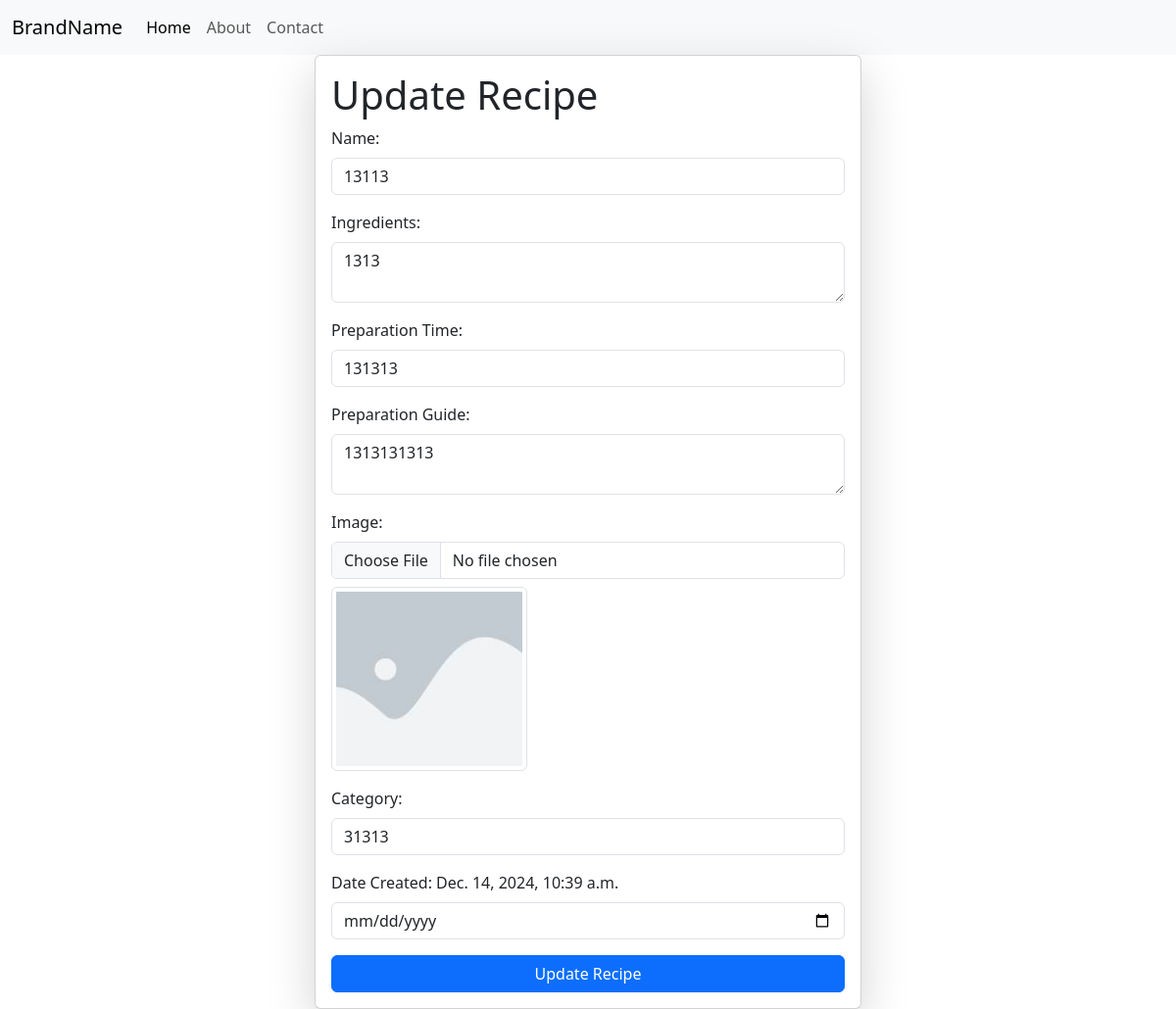
The page /update-recipe/16 on the database as committed earlier.
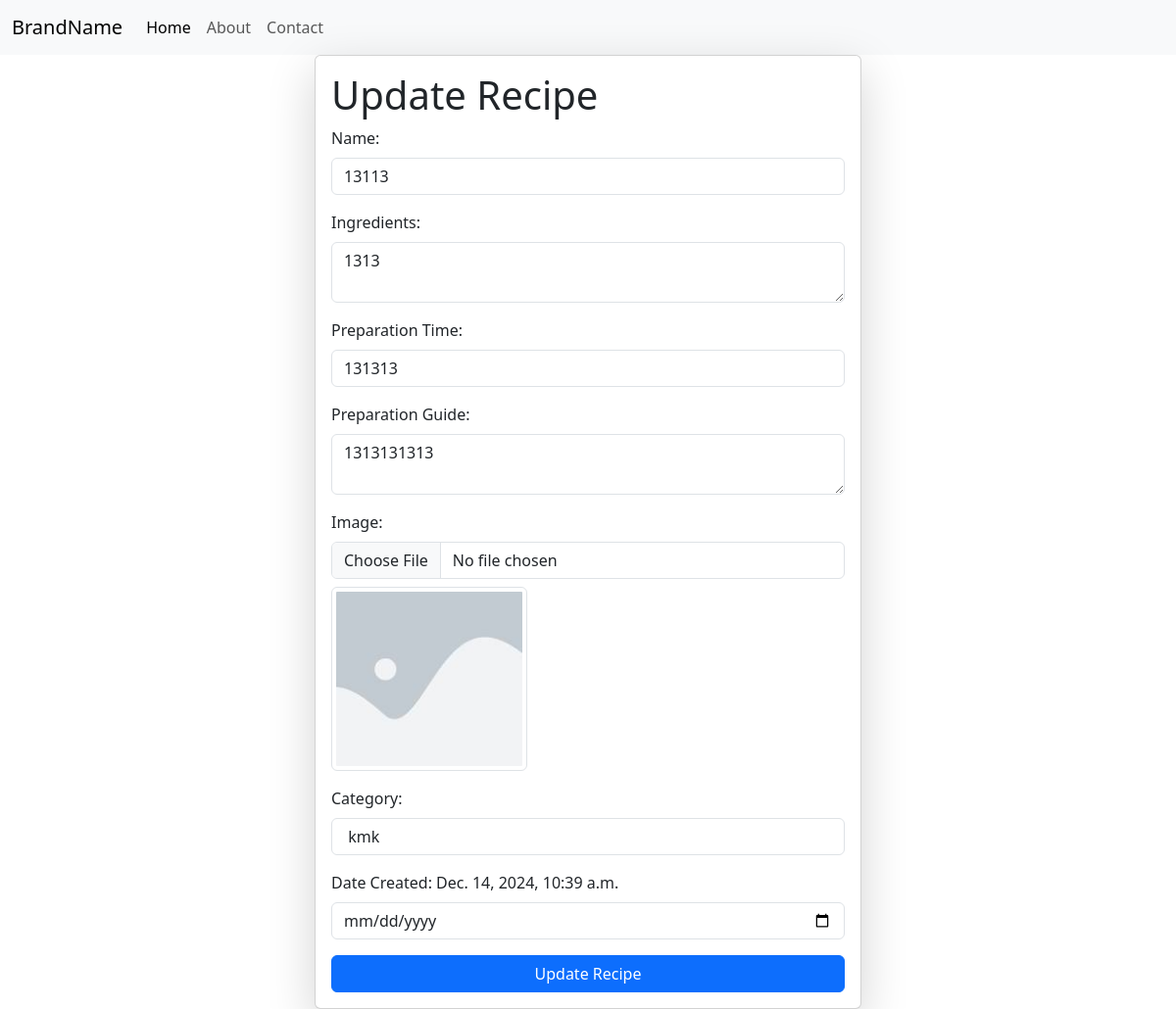
The same page on the database as committed later.
### veges/models.py (models this page shows, shortened)
class recipe(models.Model):
    user =models.ForeignKey(User, on_delete=models.CASCADE, null=True, blank=True)
    name = models.CharField(max_length=100)
    ingredients = models.TextField()
    prep_time = models.CharField(max_length=100)
    prep_guide = models.TextField()
    image = models.ImageField(upload_to='recipe_images/')
    category = models.CharField(max_length=100)
    date_created = models.DateTimeField(auto_now_add=True)

### veges/views.py (the view, shortened to what this page needs)
# urls.py: path('update-recipe/<id>',update_recipe),
def update_recipe(request, id):
    queryset = recipe.objects.get(id=id)
    context = {'recipe':queryset}
    return render(request, 'update_recipe.html', context)

### veges/templates/update_recipe.html (shortened to what this page needs)
{% extends "base.html" %}
{% block start %}
<body>
    <div class="container mt=5">
    <form  method="post" enctype="multipart/form-data" class="col-6 mx-auto card p-3 shadow-lg">
        <h1>Update Recipe</h1>
        <div class="mb-3">
            <label for="name" class="form-label">Name:</label>
            <input type="text" value="{{recipe.name}}"id="name" name="name" class="form-control" required>
        </div>
        <div class="mb-3">
            <label for="ingredients" class="form-label">Ingredients:</label>
            <textarea id="ingredients"  name="ingredients" class="form-control" required>{{recipe.ingredients}}</textarea>
        </div>
        <div class="mb-3">
            <label for="prep_time" class="form-label">Preparation Time:</label>
            <input type="text" value="{{recipe.prep_time}}" id="prep_time" name="prep_time" class="form-control" required>
        </div>
        <div class="mb-3">
            <label for="prep_guide" class="form-label">Preparation Guide:</label>
            <textarea id="prep_guide"  name="prep_guide" class="form-control" required>{{recipe.prep_guide}}</textarea>
        </div>
        <div class="mb-3">
            <label for="image" class="form-label">Image:</label>
            <input type="file" id="image" name="image" class="form-control" accept="image/*">
            {% if recipe.image %}
                <img src="/media/{{ recipe.image }}" alt="Recipe Image" class="img-thumbnail mt-2" width="200">
            {% endif %}
        </div>
        <div class="mb-3">
            <label for="category" class="form-label">Category:</label>
            <input type="text" value="{{recipe.category}}" id="category" name="category" class="form-control" required>
        </div>
        <div class="mb-3">
            <label for="date_created" class="form-label">Date Created: {{recipe.date_created}}</label>
            <input type="date" id="date_created" name="date_created" class="form-control" required>
        </div>
        <button type="submit" class="btn btn-primary">Update Recipe</button>
    </form>
    </div>
    </body>
{% endblock %}

### home/templates/base.html (shortened to what this page needs)
<!DOCTYPE html>
<html lang="en">
<head>
    <link href="https://cdn.jsdelivr.net/npm/bootstrap@5.3.2/dist/css/bootstrap.min.css" rel="stylesheet">
    <link href="https://cdn.jsdelivr.net/npm/bootstrap@5.3.2/dist/css/bootstrap.min.css" rel="stylesheet">
</head>
<body>
    <nav class="navbar navbar-expand-lg navbar-light bg-light">
        <div class="container-fluid">
            <a class="navbar-brand" href="#">BrandName</a>
            <div class="collapse navbar-collapse" id="navbarNav">
                <ul class="navbar-nav">
                    <li class="nav-item">
                        <a class="nav-link active" aria-current="page" href="#">Home</a>
                    </li>
                    <li class="nav-item">
                        <a class="nav-link" href="/about/">About</a>
                    </li>
                    <li class="nav-item">
                        <a class="nav-link" href="/contact/">Contact</a>
                    </li>
                </ul>
            </div>
        </div>
    </nav>
    {% block start%}
    {% endblock%}
</body>
</html>

Rows that differ between the two databases and show on the page:
changed recipe: category "31313" → "kmk"
